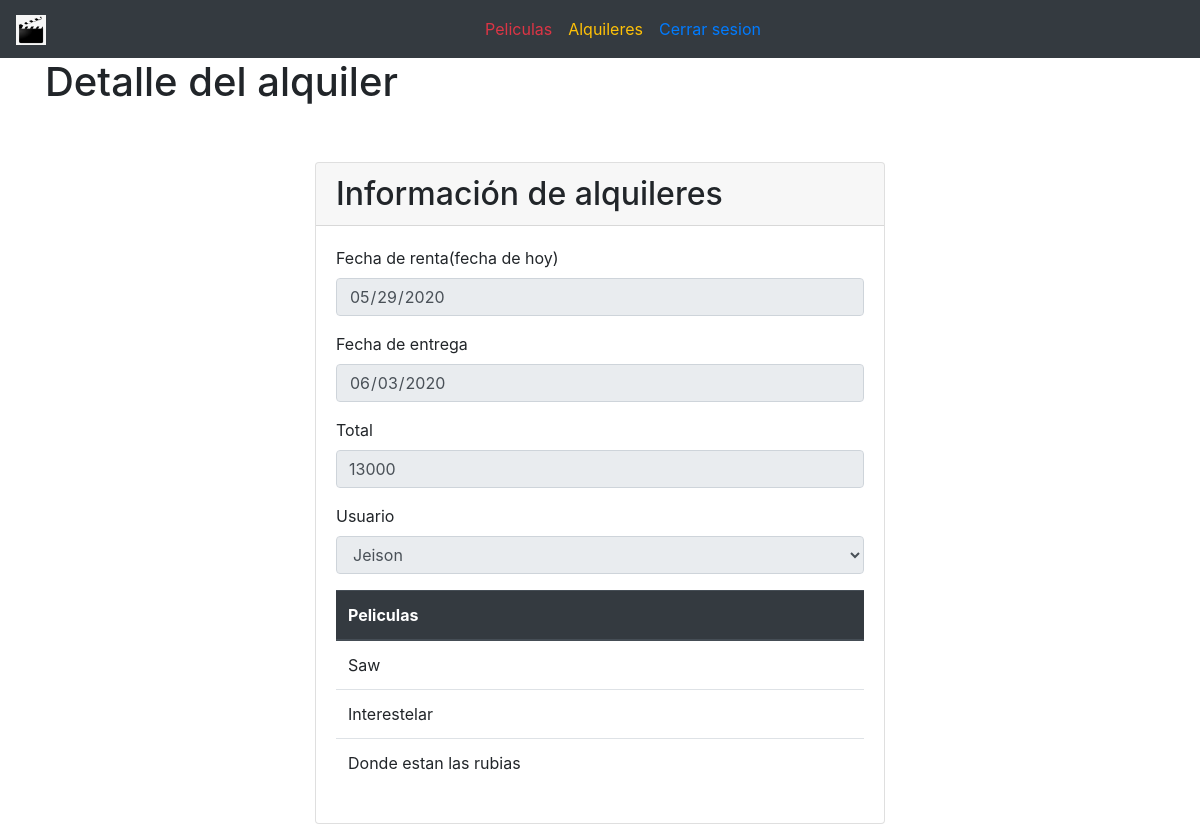
The app's page /?controller=rental&method=view&id=6 (signed in) with its own data.
### tables this page shows
CREATE TABLE `rentals` (
  `id` int(11) NOT NULL,
  `start_date` date NOT NULL,
  `end_date` date NOT NULL,
  `status_id` int(11) NOT NULL,
  `total` int(11) NOT NULL,
  `user_id` int(11) NOT NULL
);

CREATE TABLE `movies` (
  `id` int(11) NOT NULL,
  `name` varchar(100) NOT NULL,
  `description` varchar(100) NOT NULL,
  `user_id` int(11) NOT NULL,
  `status_id` int(11) NOT NULL
);

### models/Rental.php (called while the page is built, shortened)
<?php
class Rental
{
	private $pdo;
	public function __construct()
	{
		try {
			$this->pdo = new Database;
		} catch (PDOException $e) {
			die($e->getMessage());
		}
	}
	public function getById($id)
	{
		try {
			$strsql="SELECT * FROM rentals WHERE id= :id";
			$array =['id'=>$id];
			$query=$this->pdo->select($strsql,$array);
			return $query;
		} catch (PDOException $e) {
			die($e->getMessage());
		}
	}
}

### providers/Database.php (called while the page is built, shortened)
<?php
class Database extends PDO
{
	public function select($strSql, $arrayData = array(), $fetchMode = PDO::FETCH_OBJ)
	{
		$query = $this->prepare($strSql);
		foreach ($arrayData as $key => $value)
			$query->bindParam(":$key", $value);
		if (!$query->execute())
			echo "Error, la consulta no se realizó";
		else
			return $query->fetchAll($fetchMode);
	}
}

### models/User.php (called while the page is built, shortened)
<?php
class User
{
	private $pdo;
	public function __construct()
	{
		try {
			$this->pdo = new Database;
		} catch (PDOException $e) {
			die($e->getMessage());
		}
	}
    public function getActiveStatus()
	{
		try {
			$strSql = "SELECT u.*, s.status as status,r.name as role FROM users u INNER JOIN  statuses s ON s.id=u.status_id INNER JOIN roles r ON r.id = u.rol_id WHERE u.status_id = 1 ORDER BY u.id ASC";
			$query = $this->pdo->select($strSql);
			return $query;
		} catch (PDOException $e) {
			die($e->getMessage());
		}
	}
}

### models/Movie.php (called while the page is built, shortened)
<?php
class Movie
{
    private $pdo;
    public function __construct()
    {
        try {
            $this->pdo = new Database;
        } catch (PDOException $e) {
            die($e->getMessage());
        }
    }
    public function getAll()
    {
        try {
            $strSql = 'SELECT m.*, u.name as user, s.status as status FROM movies m
            INNER JOIN users u INNER JOIN statuses s ON s.id=m.status_id AND u.id=m.user_id';
            $query = $this->pdo->select($strSql);
            return $query;
        } catch (PDOException $e) {
            die($e->getMessage());
        }
    }
}

### views/rentals/view.php (the view, shortened to what this page needs)
<main class="container">
    <div class="row">
        <h1 class="col-12 d-flex jutify-content-center">Detalle del alquiler</h1>
    </div>
    <section class="row mt-5">
        <div class="card w-50 m-auto">
            <div class="card-header container">
                <h2 class="m-auto">Información de alquileres</h2>
            </div>
            <div class="card-body w-100">
                    <div class="form-group">
                        <label> Fecha de renta(fecha de hoy)</label>
                        <input type="date" name="start_date" class="form-control" readonly value="<?php echo $data[0]->start_date ?>">
                    </div>
                    <div class="form-group">
                        <label> Fecha de entrega</label>
                        <input type="date" name="end_date" class="form-control" readonly value="<?php echo $data[0]->end_date ?>">
                    </div>
                    <div class="form-group">
                        <label>Total</label>
                        <input type="number" name="total" class="form-control" readonly placeholder="Ingrese el valor del alquiler" value="<?php echo $data[0]->total ?>">
                    </div>
                    <div class="form-group">
                        <label>Usuario</label>
                        <select name="user_id" class="form-control" readonly>
                            <?php
                                foreach($users as $user){
                                    if($user->id==$data[0]->user_id){
                                    ?>
                                    <option selected value="<?php echo $user->id ?>"><?php echo $user->name ?></option>
                                    <?php
                                    }else{?>
                                        <option  value="<?php echo $user->id ?>"><?php echo $user->name ?></option>
                                    <?php }
                                }
                            ?>
                        </select>
                    </div>
                    <div class="form-group">
                        <table class="table table-hover">
                            <thead class="thead-dark">
                                <tr>
                                    <th>Peliculas</th>
                                </tr>
                            </thead>
                            <tbody>
                                <?php foreach ($movies as $movie):?>
                                    <tr>
                                        <td><?php echo $movie->name?></td>
                                    </tr>
                                <?php endforeach?>
                            </tbody>
                        </table>
                    </div>
            </div>
        </div>
    </section>
</main>

### records on screen
rentals: start_date "05/29/2020", end_date "06/03/2020", total "13000"
movies: name "Saw"
movies: name "Interestelar"
movies: name "Donde estan las rubias"

### other values on screen
form field user_id "Jeison"
